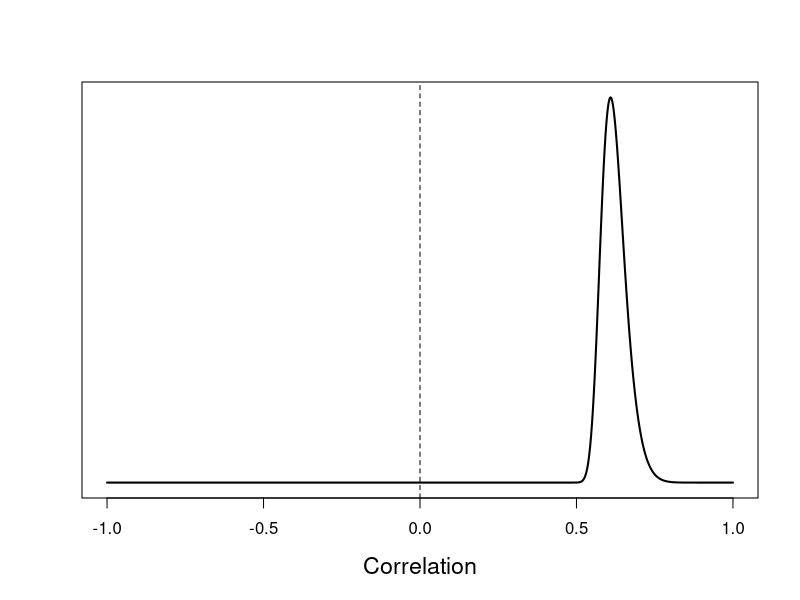
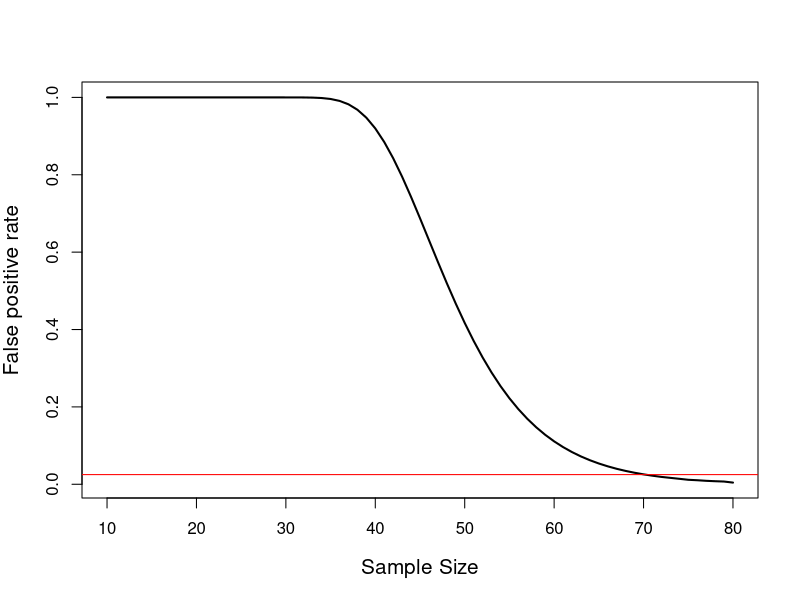

Write R code to recreate these figures, in order.
## ---- chunk 1
knitr::opts_chunk$set(
  fig.path = "img/"
)
## ---- chunk 2
dcor <- function(r, n) {
    (1-r^2)^((n-4)/2) / beta(1/2, (n-2)/2)
}
## ---- chunk 3
library(hypergeo)
pcor <- function(r, n) {
  const <- 1/beta(1/2, (n-2)/2)
  upper <- Re(r*hypergeo(1/2, -(n-4)/2, 3/2, r^2))
  lower <- Re(-hypergeo(1/2, -(n-4)/2, 3/2, (-1)^2))
  return(const * (upper - lower))
}
## ---- chunk 4
pmaxcor <- function(r, n, k) {
  pcor(r, n)^k
}
## ---- chunk 5
dmaxcor <- function(r, n, k) {
  k * pcor(r, n)^(k-1) * dcor(r, n)
}
## ---- chunk 6
n <- 30
k <- choose(100,2)
## ---- chunk 7
r <- seq(-1, 1, .001)
plot(r, dmaxcor(r, n, k), type = 'l', 
     lwd = 2, cex.lab = 1.4, yaxt = 'n',
     xlab = 'Correlation', ylab = '')
abline(v = 0, lty = 2)
## ---- chunk 8
1 - pmaxcor(.5, n, k)
## ---- chunk 9
n     <- seq(10,80,1)
alpha <- .05
p     <- 1 - pmaxcor(.5, n, k)
plot(n, p, xlab = 'Sample Size',
     ylab = 'False positive rate',
     type = 'l', lwd = 2, cex.lab = 1.25)
abline(h = alpha/2, col = 'red')
## ---- chunk 10
n[which.max(p <= alpha/2)]
